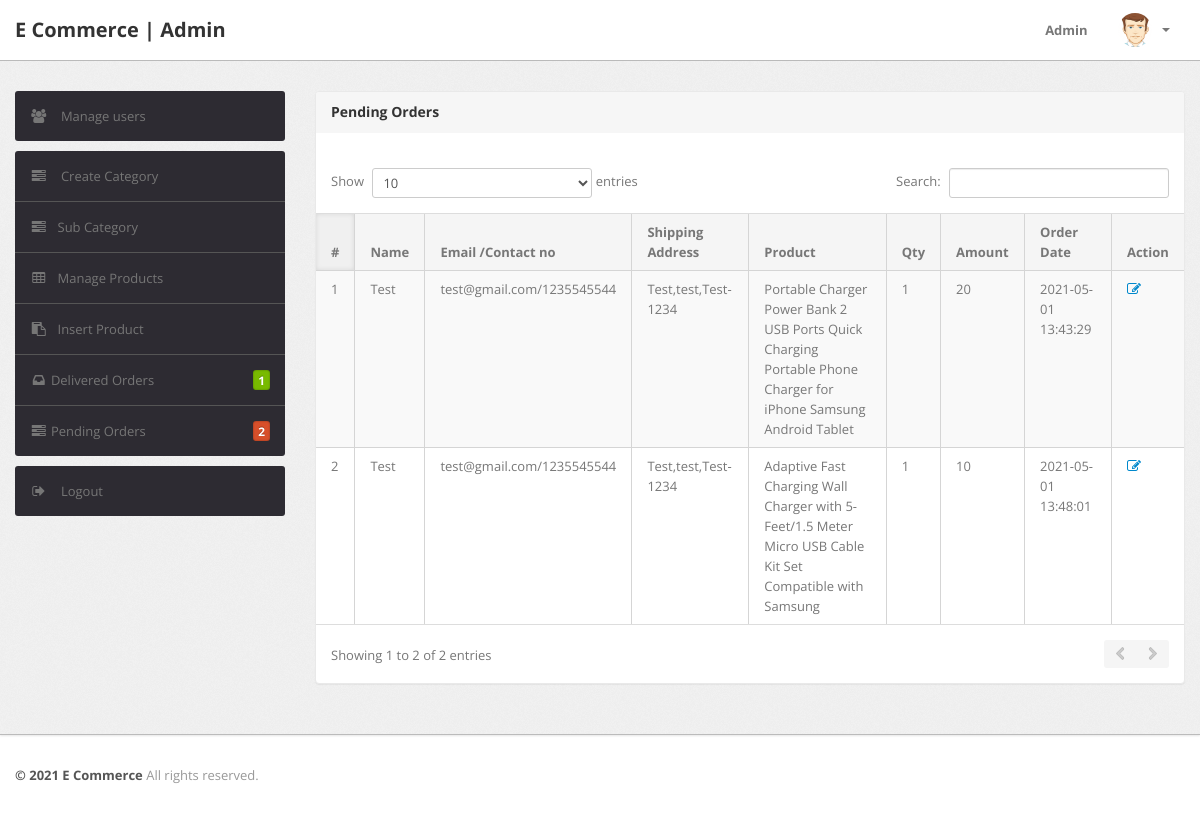
/admin/pending-orders.php (signed in), run on the app's committed database.
### tables this page shows
CREATE TABLE `orders` (
  `id` int(11) NOT NULL,
  `userId` int(11) DEFAULT NULL,
  `productId` varchar(255) DEFAULT NULL,
  `quantity` int(11) DEFAULT NULL,
  `orderDate` timestamp NOT NULL DEFAULT current_timestamp(),
  `paymentMethod` varchar(50) DEFAULT NULL,
  `orderStatus` varchar(55) DEFAULT NULL
);

CREATE TABLE `users` (
  `Id` int(50) NOT NULL,
  `user_name` varchar(50) DEFAULT NULL,
  `user_password` varchar(50) DEFAULT NULL,
  `user_email` varchar(50) DEFAULT NULL,
  `user_phone` varchar(50) DEFAULT NULL,
  `user_type` varchar(50) DEFAULT NULL,
  `reg_date` datetime NOT NULL DEFAULT current_timestamp(),
  `shippingAddress` longtext DEFAULT NULL,
  `shippingState` varchar(255) DEFAULT NULL,
  `shippingCity` varchar(255) DEFAULT NULL,
  `shippingPincode` int(11) DEFAULT NULL,
  `billingAddress` longtext DEFAULT NULL,
  `billingState` varchar(255) DEFAULT NULL,
  `billingCity` varchar(255) DEFAULT NULL,
  `billingPincode` int(11) DEFAULT NULL
);

CREATE TABLE `products` (
  `id` int(11) NOT NULL,
  `productName` varchar(255) DEFAULT NULL,
  `productCompany` varchar(255) DEFAULT NULL,
  `productPrice` int(11) DEFAULT NULL,
  `productDescription` longtext DEFAULT NULL,
  `productImage1` varchar(255) DEFAULT NULL,
  `productImage2` varchar(255) DEFAULT NULL,
  `productImage3` varchar(255) DEFAULT NULL,
  `category` int(11) NOT NULL,
  `subCategory` int(11) DEFAULT NULL,
  `userId` int(11) NOT NULL,
  `productAvailability` varchar(255) DEFAULT NULL,
  `postingDate` timestamp NULL DEFAULT current_timestamp(),
  `sale_status` varchar(50) DEFAULT NULL,
  `updationDate` varchar(255) DEFAULT NULL,
  `status` varchar(100) NOT NULL DEFAULT 'active'
);

### admin/pending-orders.php (the view, shortened to what this page needs)
<?php
include '../includes/config.php';
if(strlen($_SESSION['alogin'])==0)
	{
header('location:index.php');
}
else{
?>
<!DOCTYPE html>
<html lang="en">
<head>
	<link type="text/css" href="bootstrap/css/bootstrap.min.css" rel="stylesheet">
	<link type="text/css" href="bootstrap/css/bootstrap-responsive.min.css" rel="stylesheet">
	<link type="text/css" href="css/theme.css" rel="stylesheet">
	<link type="text/css" href="images/icons/css/font-awesome.css" rel="stylesheet">
</head>
<body>
<?php include('include/header.php');?>
	<div class="wrapper">
		<div class="container">
			<div class="row">
<?php include('include/sidebar.php');?>
			<div class="span9">
					<div class="content">
	<div class="module">
							<div class="module-head">
								<h3>Pending Orders</h3>
							</div>
							<div class="module-body table">
									<br />
								<table cellpadding="0" cellspacing="0" border="0" class="datatable-1 table table-bordered table-striped	 display table-responsive" >
									<thead>
										<tr>
											<th>#</th>
											<th> Name</th>
											<th width="50">Email /Contact no</th>
											<th>Shipping Address</th>
											<th>Product </th>
											<th>Qty </th>
											<th>Amount </th>
											<th>Order Date</th>
											<th>Action</th>
										</tr>
									</thead>
<tbody>
<?php
$status='Delivered';
$query=mysqli_query($con,"select users.user_name as username,users.user_email as useremail,users.user_phone as usercontact,users.shippingAddress as shippingaddress,users.shippingCity as shippingcity,users.shippingState as shippingstate,users.shippingPincode as shippingpincode,products.productName as productname,orders.quantity as quantity,orders.orderDate as orderdate,products.productPrice as productprice,orders.id as id  from orders join users on  orders.userId=users.id join products on products.id=orders.productId where orders.	orderStatus!='$status' or orders.orderStatus is null");
$cnt=1;
while($row=mysqli_fetch_array($query))
{
?>
										<tr>
											<td><?php echo htmlentities($cnt);?></td>
											<td><?php echo htmlentities($row['username']);?></td>
<td><?php echo htmlentities($row['useremail']);?>/<?php echo htmlentities($row['usercontact']);?></td>
<td><?php echo htmlentities($row['shippingaddress'].",".$row['shippingcity'].",".$row['shippingstate']."-".$row['shippingpincode']);?></td>
											<td><?php echo htmlentities($row['productname']);?></td>
											<td><?php echo htmlentities($row['quantity']);?></td>
											<td><?php echo htmlentities($row['quantity']*$row['productprice']);?></td>
											<td><?php echo htmlentities($row['orderdate']);?></td>
											<td>   <a href="updateorder.php?oid=<?php echo htmlentities($row['id']);?>" title="Update order" target="_blank"><i class="icon-edit"></i></a>
											</td>
											</tr>
										<?php $cnt=$cnt+1; } ?>
										</tbody>
								</table>
							</div>
						</div>
					</div>
				</div>
			</div>
		</div>
	</div>
<?php include('include/footer.php');?>
</body>
<?php } ?>

### data on the page
orders: userId.user_name "Test", userId.user_email "test@gmail.com", userId.user_phone "1235545544", userId.shippingPincode "Test,test,Test-1234", productId.productName "Portable Charger Power Bank 2 USB Ports Quick Charging Portable Phone Charger for iPhone Samsung Android Tablet", quantity "1", $row['quantity']*$row['productprice'] "20", orderDate "2021-05-01 13:43:29"
orders: userId.user_name "Test", userId.user_email "test@gmail.com", userId.user_phone "1235545544", userId.shippingPincode "Test,test,Test-1234", productId.productName "Adaptive Fast Charging Wall Charger with 5-Feet/1.5 Meter Micro USB Cable Kit Set Compatible with Samsung", quantity "1", $row['quantity']*$row['productprice'] "10", orderDate "2021-05-01 13:48:01"

### other printed values
$num1 "1"
$num "2"
